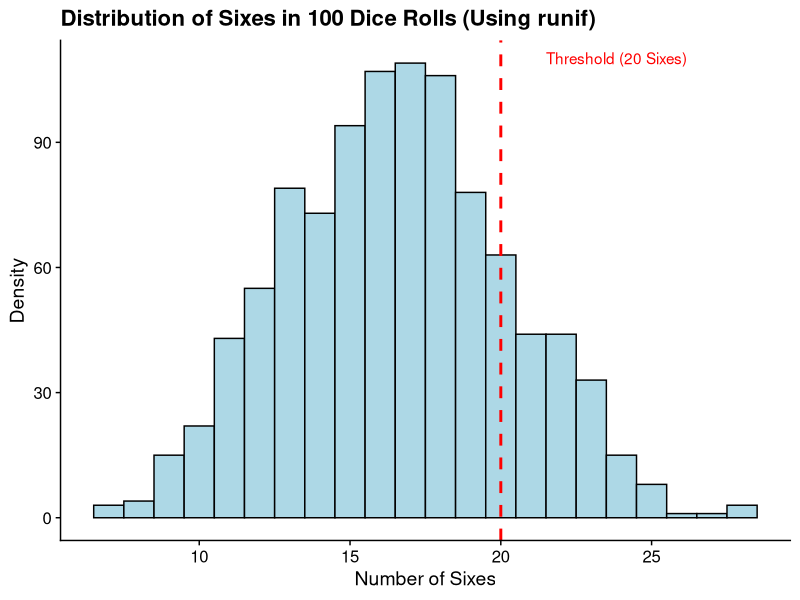

Reproduce this figure in R. (Note: this script raises an error after producing the figure.)
## ---- chunk 1
library(tidyverse)
library(here)
## ---- chunk 2
# Set parameters
set.seed(123)            # For reproducibility
n_trials <- 100          # Number of dice rolls per experiment
p_six <- 1/6             # Probability of rolling a six
n_simulations <- 1000     # Number of Monte Carlo simulations
threshold <- 20          # We want at least 20 sixes
## ---- chunk 3
# Simulate rolling a six-sided die
sim_df <- data.frame(
  sim_id = rep(1:n_simulations, each = n_trials),
  roll = floor(runif(n_trials * n_simulations, min = 1, max = 7))
) %>%
  group_by(sim_id) %>%
  summarise(six_count = sum(roll == 6)) %>%
  mutate(meets_threshold = six_count >= threshold)
## ---- chunk 4
# Estimate probability
prob_at_least_20_sim <- sim_df %>%
  summarise(prob = mean(meets_threshold)) %>%
  pull(prob)

# Analytical solution
prob_at_least_20_analytical <- 1 - pbinom(threshold - 1, size = n_trials, prob = p_six)

# Print results
print(paste("Monte Carlo estimated probability:", round(prob_at_least_20_sim, 4)))
print(paste("Analytical probability:", round(prob_at_least_20_analytical, 4)))
## ---- chunk 5
# Plot the distribution
ggplot(sim_df, aes(x = six_count)) +
  geom_histogram(binwidth = 1,
                 fill = "lightblue", color = "black") +
  geom_vline(xintercept = threshold, color = "red", linewidth = 1, linetype = "dashed") +
  labs(title = "Distribution of Sixes in 100 Dice Rolls (Using runif)",
       x = "Number of Sixes", y = "Density") +
  annotate("text", x = threshold + 1.5, y = Inf, vjust = 2,
           label = "Threshold (20 Sixes)", color = "red", hjust = 0) +
  cowplot::theme_cowplot()
## ---- chunk 6
network_df <- read_csv(here("data", "homophily_survey.csv"))
## ---- chunk 7
# Compute homophily for each ego
homophily_df_sophomore <- network_df %>%
  mutate(same_classyear = ego_classyear == alter_classyear) %>%
  group_by(ego_id) %>%
  summarise(prop_same = mean(same_classyear))

# Observed mean homophily
observed_homophily <- mean(homophily_df_sophomore$prop_same)

# First set a seed 
set.seed(123)
n_boot <- 1000

## create a list to store estimates 
bootstrap_list <- list()

## loop over each bootstrap iteration
for (i in 1:n_boot){
  
  ## draw a bootstrap resample with replacement 
  boot_sample <- homophily_df %>%
    sample_n(size = nrow(homophily_df), replace = T)
  
  bootstrap_list[[i]] <- boot_sample %>%
    summarize(mean = mean(prop_same)) %>% 
    mutate(boot_id = i)
}

## combine into a sinle bootstrap 
bootstrap_df <- bind_rows(bootstrap_list)

bootstrap_df
## ---- chunk 8
## Hints

## Q1 - create histogram
# + geom_histogram()

## Q2 - quantile method (percentile bootstrap)
# ci_quantile <- tibble(boot_means) %>%
#   summarise(
#     lower = quantile(boot_means, <FILL IN>),
#     upper = quantile(boot_means, <FILL IN>)
#   )

## Q3 - add on a line to a ggplot
# + geom_vline(xintercept = c(ci_quantile$lower, ci_quantile$upper), color = "red", linetype = "dashed", size = 1)
